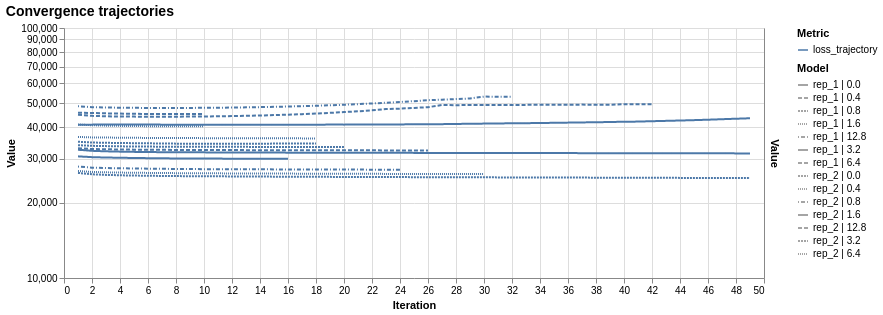

Notebook source saved alongside this figure:
### Code cell
conv_data = model_collection.convergence_trajectory_df(
    id_vars=("dataset_name", "fusionreg")
)
multidms.plot.convergence_trajectory(
    conv_data,
    id_cols=["dataset_name", "fusionreg"],
    title="Convergence trajectories",
)

### Figure 1 — Vega-Lite specification as saved in the notebook (floating-point values rounded to 4 significant figures; data arrays with more than 128 entries replaced by an {"elided": "..."} marker saying what was removed)
{"config": {"view": {"continuousWidth": 300, "continuousHeight": 300}}, "layer": [{"mark": {"type": "line"}, "encoding": {"color": {"field": "metric", "title": "Metric", "type": "nominal"}, "opacity": {"condition": {"test": {"and": [{"param": "param_7f37f787dde9fd98"}, {"param": "param_18b04eb1ec054ff5"}]}, "value": 1}, "value": 0.1}, "strokeDash": {"field": "model_id", "title": "Model", "type": "nominal"}, "tooltip": [{"field": "iteration", "type": "quantitative"}, {"field": "metric", "type": "nominal"}, {"field": "value", "format": ".4g", "type": "quantitative"}, {"field": "model_id", "title": "model", "type": "nominal"}], "x": {"field": "iteration", "title": "Iteration", "type": "quantitative"}, "y": {"field": "value", "scale": {"type": "log"}, "title": "Value", "type": "quantitative"}}, "name": "view_f81022a95b5d25d2_0", "transform": [{"filter": {"param": "param_26084453ee8724f6"}}, {"filter": "(datum.scale_type === 'log')"}]}, {"mark": {"type": "line"}, "encoding": {"color": {"field": "metric", "title": "Metric", "type": "nominal"}, "opacity": {"condition": {"test": {"and": [{"param": "param_7f37f787dde9fd98"}, {"param": "param_18b04eb1ec054ff5"}]}, "value": 1}, "value": 0.1}, "strokeDash": {"field": "model_id", "title": "Model", "type": "nominal"}, "tooltip": [{"field": "iteration", "type": "quantitative"}, {"field": "metric", "type": "nominal"}, {"field": "value", "format": ".4g", "type": "quantitative"}, {"field": "model_id", "title": "model", "type": "nominal"}], "x": {"field": "iteration", "title": "Iteration", "type": "quantitative"}, "y": {"field": "value", "scale": {}, "title": "Value", "type": "quantitative"}}, "transform": [{"filter": {"param": "param_26084453ee8724f6"}}, {"filter": "(datum.scale_type === 'linear')"}]}], "data": {"name": "data-617e08433e498d0c911aaa107f04cbc6"}, "height": 250, "params": [{"name": "param_26084453ee8724f6", "select": {"type": "point", "fields": ["group"]}, "bind": {"input": "select", "options": ["loss", "loss_per_variant", "objective_total", "objective_error", "alpha", "block_errors", "block_stepsizes", "block_iterations", "beta0_condition", "sparsity"], "name": "Trajectory group "}, "value": [{"group": "loss"}], "views": ["view_f81022a95b5d25d2_0"]}, {"name": "param_7f37f787dde9fd98", "select": {"type": "point", "fields": ["metric"]}, "bind": "legend", "views": ["view_f81022a95b5d25d2_0"]}, {"name": "param_18b04eb1ec054ff5", "select": {"type": "point", "fields": ["model_id"]}, "bind": "legend", "views": ["view_f81022a95b5d25d2_0"]}], "resolve": {"scale": {"y": "independent"}}, "title": {"text": "Convergence trajectories", "anchor": "start", "fontSize": 14}, "width": 700, "$schema": "https://vega.github.io/schema/vega-lite/v6.1.0.json", "datasets": {"data-617e08433e498d0c911aaa107f04cbc6": {"elided": "8646 records"}}}
